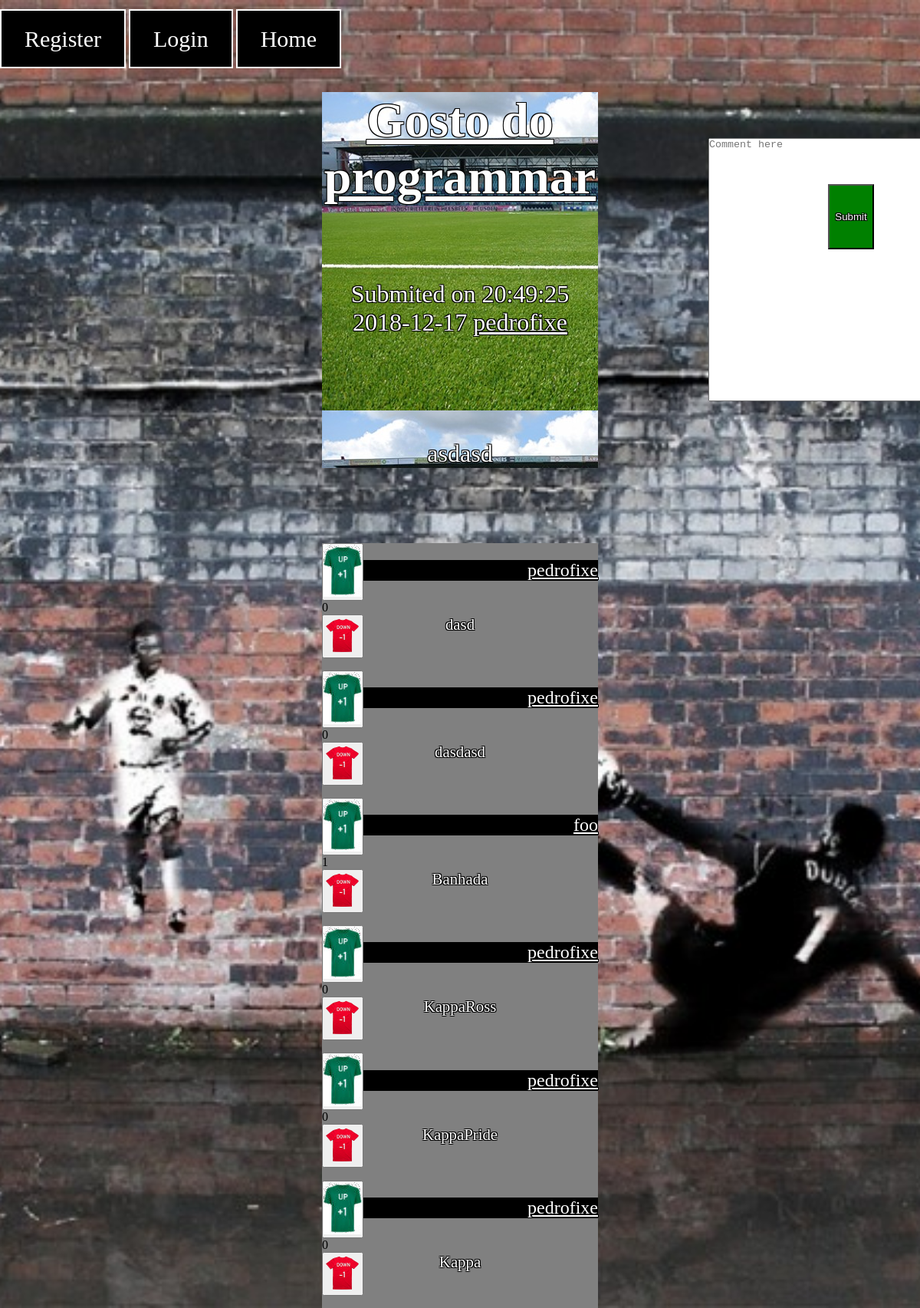
Screenshot of /postPage.php?id=4 with the database file from the repository.
### tables this page shows
CREATE TABLE Post (
	idPost		INTEGER NOT NULL PRIMARY KEY,
	idUser		INTEGER REFERENCES User (idUser),

	Title 		VARCHAR (100) NOT NULL,
	Text		VARCHAR (1000) NOT NULL,

	Link		VARCHAR NOT NULL,

	Date		INTEGER NOT NULL,

	Upvotes		INTEGER,
	Downvotes	INTEGER
);

CREATE TABLE User (
    idUser      INTEGER  NOT NULL PRIMARY KEY,

    username	VARCHAR (50) NOT NULL UNIQUE,
	password	VARCHAR NOT NULL,
	age 		INTEGER NOT NULL,
	email		VARCHAR (100) NOT NULL UNIQUE,
	pic			VARCHAR NOT NULL
);

CREATE TABLE Comment (
	idComment	INTEGER NOT NULL PRIMARY KEY,
	idUser		INTEGER REFERENCES User (idUser),
	idPost 		INTEGER REFERENCES Post (idPost),

	Text		VARCHAR (500) NOT NULL,

	Upvotes		INTEGER,
	Downvotes	INTEGER
);

### utilities.php (called while the page is built, shortened)
<?php
	function getUsernameFromID($dbh, $id)
	{
		$query = $dbh->prepare('SELECT * FROM User WHERE idUser = ?');
		$query->execute(array($id));
		$results = $query->fetchAll();
		return $results[0]['username'];
	}
	function loggedIn()
	{
		$session = session_start();
		if (isset($_SESSION['id']))
		{
			$id = $_SESSION['id'];
			return $id;
		}
		else
		{
			return -1;
		}
	}
?>

### postPage.php (the view, shortened to what this page needs)
<?php
	include_once("utilities.php");
	$idPost = $_GET['id'];
	$idPost = preg_replace("/[^0-9]/", "", $idPost);
	$dbh = new PDO('sqlite:database.db');
	$dbh->setAttribute(PDO::ATTR_EMULATE_PREPARES, false);
	$query1 = $dbh->prepare('SELECT * FROM Post WHERE idPost = ?');
	$status1 = $query1->execute(array($idPost));
	$fetched1 = $query1->fetchAll();
	if (count($fetched1) == 1)
	{
		$post = $fetched1[0];
		$idPost = $post['idPost'];
		$idUser = $post['idUser'];
		$username = getUsernameFromID($dbh, $idUser);
		$Title = $post['Title'];
		$Text = $post['Text'];
		$Link = $post['Link'];
		$Date = $post['Date'];
		$paragraphs = explode("\n", $Text);
		if (substr($Link, 0, 7) != "http://")
			$Link = "http://" . $Link;
	}
	$query2 = $dbh->prepare('SELECT * FROM user, (SELECT * FROM Comment WHERE idPost = ?) as comments where user.idUser = comments.idUser');
	$status2 = $query2->execute(array($idPost));
	$comments = $query2->fetchAll();
?>
<!DOCTYPE html>
<html>
<head>
	<link href="style.css" rel="stylesheet">
</head>
	<body>
		<div class="postPageMenu">
			<ul>
				<?php
					$id = loggedIn();
					if ($id == -1) : ?>
						<li class="active"> <a href="register.html">Register</a> </li>
						<li class="active"> <a href="login.html">Login</a> </li>
						<li class="active"> <a href="index.php">Home</a> </li>
					<?php else : ?>
						<li class="active"> <a href="profile.php">Profile</a> </li>
						<li class="active"> <a href="logout.php">Logout</a> </li>
						<li class="active"> <a href="index.php">Home</a> </li>
					<?php endif; ?>
			</ul>
		</div>
		<textarea id="commentText" placeholder="Comment here" rows="4" cols="40" maxlength="500" required></textarea>
		<button id="submitComment" onclick="registerComment(<?=$idPost?>)" > Submit </button>
		<section id="post">
			<article>
				<header>
					<h1>
						<a href="<?=$Link?>"><?=$Title?></a>
					</h1>
				</header>
				<p> Submited on <?= date('H:i:s Y-m-d', $Date)?> <a href="profile.php?id=<?= $idUser ?>" class='submitter'><?=$username?></a><br><br></p>
				<?php foreach ($paragraphs as $paragraph) { ?>
				<p><?=$paragraph?><p>
				<?php } ?>
			</article>
		</section>
		<section id="comments">
			<?php foreach ($comments as $comment) { ?>
				<div id="comment<?=$comment['idComment']?>">
					<div class="comment-votes">
						<div class='ball up' >
							<button onclick='upVoteComment(<?=$comment['idComment']?>)' id='upVoteComment()'>
								<img src="./upvote.jpg">
							</button>
						</div>
						<div id="numberOfVotes<?=$comment['idComment']?>"><?=$comment['Upvotes']-$comment['Downvotes']?></div>
						<div class='ball down' id='downvote()'>
							<button onclick='downVoteComment(<?=$comment['idComment']?>)' id='downVoteComment()'>
								<img src="./downvote1.png">
							</button>
						</div>
					</div>
					<div class="commentUsername">
						<a href="profile.php?id=<?= $comment['idUser'] ?>" class='submitter'><?=$comment['username']?></a> <br>
					</div>
					<div class="commentText">
						<?=$comment['Text']?><br><br><br>
					</div>
				</div>
				<?php } ?>
		</section>
	</body>
</html>

### style.css (style rules this page uses)
* { margin: 0; padding: 0; }
#post { background-image: url(stadium.jpg); text-align: center; margin-left: auto; margin-right: auto; margin-top: 10%; position: relative; height: 290%; width: 30%; align-items: center; }
#post h1 { top: 15%; font-size: 400%; }
#post h1 a { margin-top: 20%; text-align: center; color: white; text-shadow: -1px -1px 0 #000, 1px -1px 0 #000, -1px 1px 0 #000, 1px 1px 0 #000; }
#post p { font-size: 200%; margin-top: 27%; text-align: center; color: white; text-shadow: -1px -1px 0 #000, 1px -1px 0 #000, -1px 1px 0 #000, 1px 1px 0 #000; }
.postPageMenu { align-items: center; margin: auto auto; position: fixed; background-image: url(graffitti.jpg); height: 100%; width: 100%; top: 0%; background-size: cover; background-position: center; background-repeat: no-repeat; background-attachment:fixed; }
.postPageMenu > ul { top: 2%; left: 0%; position: relative; float: left; list-style: none; }
.postPageMenu > ul li { top: 2%; position: relative; display: inline-table; }
.postPageMenu > ul li a { top: 2%; position: relative; color: white; background-color: black; text-decoration: none; font-family: "Times New Roman", Times, serif; font-size: 30px; padding: 20px 30px; }
.postPageMenu > ul li.active a { border: 2px solid white; }
#comments { background-repeat: no-repeat; text-align: center; top: 50%; position: relative; width: 30%; margin-left: 35%; background-color: grey; }
#comments .comment-votes { left: 0%; text-align: left; }
#comments .commentText { color: white; font-size: 130%; margin-top: 12.5%; background-color: grey; text-shadow: -1px -1px 0 #000, 1px -1px 0 #000, -1px 1px 0 #000, 1px 1px 0 #000; }
#comments .commentUsername { text-align: right; color: white; font-size: 150%; margin-top: -35.5%; margin-bottom: 0%; background-color: black; text-shadow: -1px -1px 0 #000, 1px -1px 0 #000, -1px 1px 0 #000, 1px 1px 0 #000; }
#commentText { position: fixed; height: 20%; margin-left: 77%; margin-top: 5%; }
#submitComment { position: fixed; background-color: green; color: white; text-shadow: -1px -1px 0 #000, 1px -1px 0 #000, -1px 1px 0 #000, 1px 1px 0 #000; height: 5%; width: 5%; margin-top: 10%; margin-left: 90%; }
.submitter { color: white; margin-top: 20%; }
textarea { resize: none; }

### rows the page displays
post: Title "Gosto do programmar", Date "20:49:25 2018-12-17", idUser.username "pedrofixe", Text "asdasd"
comment: $comment['Upvotes']-$comment['Downvotes'] "0", idUser.username "pedrofixe", Text "dasd"
comment: $comment['Upvotes']-$comment['Downvotes'] "0", idUser.username "pedrofixe", Text "dasdasd"
comment: $comment['Upvotes']-$comment['Downvotes'] "1", idUser.username "foo", Text "Banhada"
comment: $comment['Upvotes']-$comment['Downvotes'] "0", idUser.username "pedrofixe", Text "KappaRoss"
comment: $comment['Upvotes']-$comment['Downvotes'] "0", idUser.username "pedrofixe", Text "KappaPride"
comment: $comment['Upvotes']-$comment['Downvotes'] "0", idUser.username "pedrofixe", Text "Kappa"
